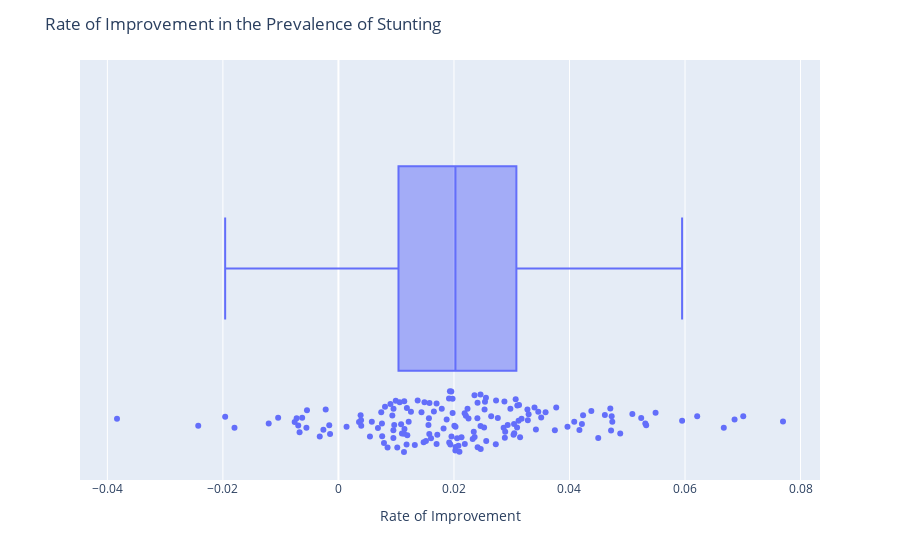

This figure's notebook cell:
### Markdown cell above
Plotting the Graph

### Code cell
# Configure the Data
plotDF = pd.DataFrame({'Country': list(stuntingRates.keys()), 'Rate': list(stuntingRates.values())})

# Plot the Data
fig = px.box(x=dataValues, points='all')

# Customise the Data
fig.update_layout(title_text="Rate of Improvement in the Prevalence of Stunting", xaxis_title="Rate of Improvement")

# Show the Data
fig.show()

### Figure 1 — Plotly figure (JSON) as saved in the notebook; plotly's stock layout.template omitted (floating-point values rounded to 4 significant figures; data arrays with more than 128 entries replaced by an {"elided": "..."} marker saying what was removed)
{"data": [{"alignmentgroup": "True", "boxpoints": "all", "hovertemplate": "x=%{x}<extra></extra>", "legendgroup": "", "marker": {"color": "#636efa"}, "name": "", "notched": false, "offsetgroup": "", "orientation": "h", "showlegend": false, "type": "box", "x": {"elided": "160 float values"}, "x0": " ", "xaxis": "x", "y0": " ", "yaxis": "y"}], "layout": {"boxmode": "group", "legend": {"tracegroupgap": 0}, "margin": {"t": 60}, "title": {"text": "Rate of Improvement in the Prevalence of Stunting"}, "xaxis": {"anchor": "y", "domain": [0, 1], "title": {"text": "Rate of Improvement"}}, "yaxis": {"anchor": "x", "domain": [0, 1]}}}
